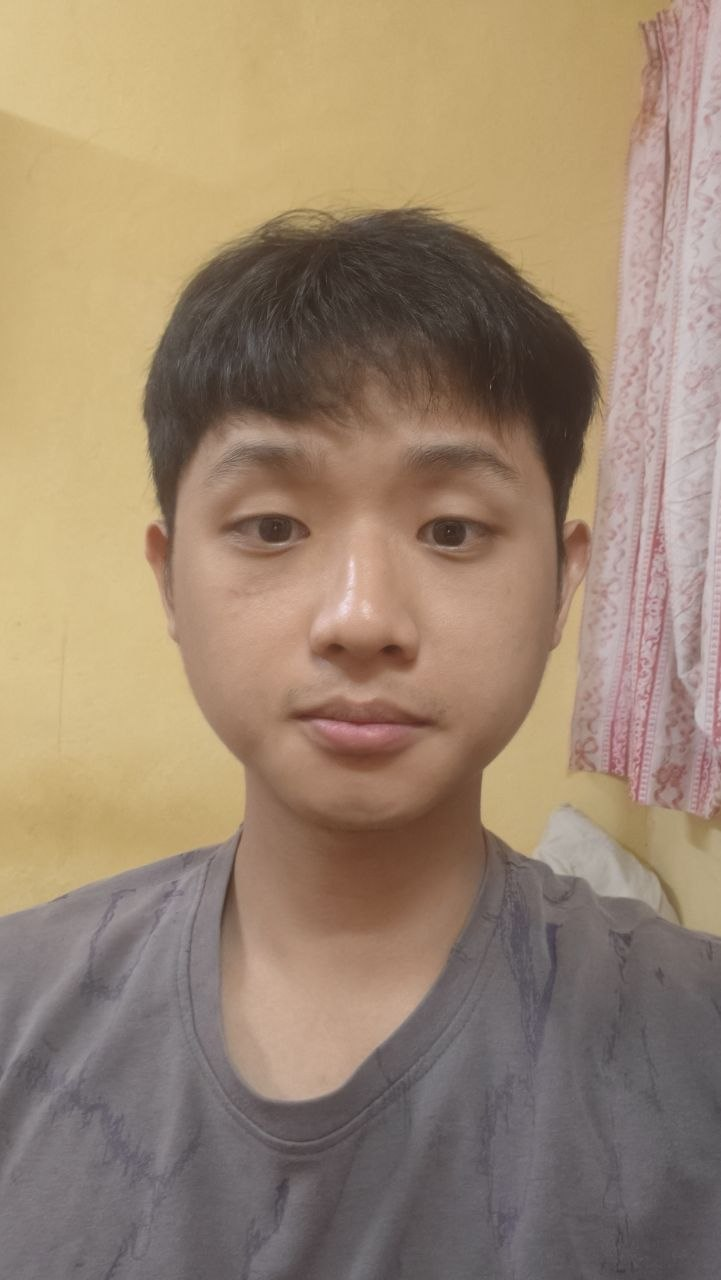
#> input picture daemon/face/enrollments/me/photo_2026-05-15_22-39-34.jpg, 721 x 1280 px
$ python -i augment.py   (imports and definitions only)
#> lines starting #> are read from the running program, lines starting #| are printed output that depends on the picture
#> further down, picture is the input picture: shape (1280, 721, 3); mean B, G, R 112.2, 133.6, 154.6
"""
Face augmentation — generates multiple synthetic variants from a single photo.

Used during enrollment when only one photo is available (e.g., web app upload).
Turns 1 photo → 8 embeddings, covering the variation that multiple real
photos would provide.

Augmentations applied:
    1. Original (no change)
    2. Rotate +5°
    3. Rotate -5°
    4. Rotate +10°
    5. Brightness +20%
    6. Brightness -20%
    7. Horizontal flip
    8. Slight Gaussian blur (sigma=0.8)
"""

import cv2
import numpy as np


def augment_face(frame: np.ndarray) -> list[np.ndarray]:
    """
    Generate 8 augmented variants of a face image.

    Args:
        frame: BGR image (any size — typically the full photo from upload)

    Returns:
        List of 8 BGR images (same size as input)
    """
    h, w = frame.shape[:2]
    cx, cy = w / 2, h / 2
    variants = []

    # 1 — Original
    variants.append(frame.copy())

    # 2 & 3 — Rotation ±5°
    for angle in (5, -5):
        M = cv2.getRotationMatrix2D((cx, cy), angle, 1.0)
        variants.append(cv2.warpAffine(frame, M, (w, h), borderMode=cv2.BORDER_REPLICATE))
#> after the loop, variants = 3 items

    # 4 — Rotation +10°
    M = cv2.getRotationMatrix2D((cx, cy), 10, 1.0)
#> M = [[0.985, 0.174, -105.7], [-0.174, 0.985, 72.32]]
    variants.append(cv2.warpAffine(frame, M, (w, h), borderMode=cv2.BORDER_REPLICATE))

    # 5 & 6 — Brightness ±20%
    for factor in (1.2, 0.8):
        bright = np.clip(frame.astype(np.float32) * factor, 0, 255).astype(np.uint8)
        variants.append(bright)
#> this loop made 2 passes
#> pass 1, in augment_face, `bright = np.clip(frame.astype(np.float32) * factor, 0, 255).astype(np...`:
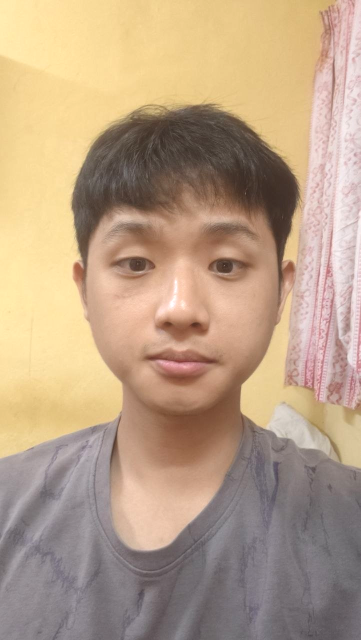
#> bright: shape (1280, 721, 3) (shown at 1/2 size); mean B, G, R 134.3, 159.9, 185
#> pass 2, in augment_face, `bright = np.clip(frame.astype(np.float32) * factor, 0, 255).astype(np...`:
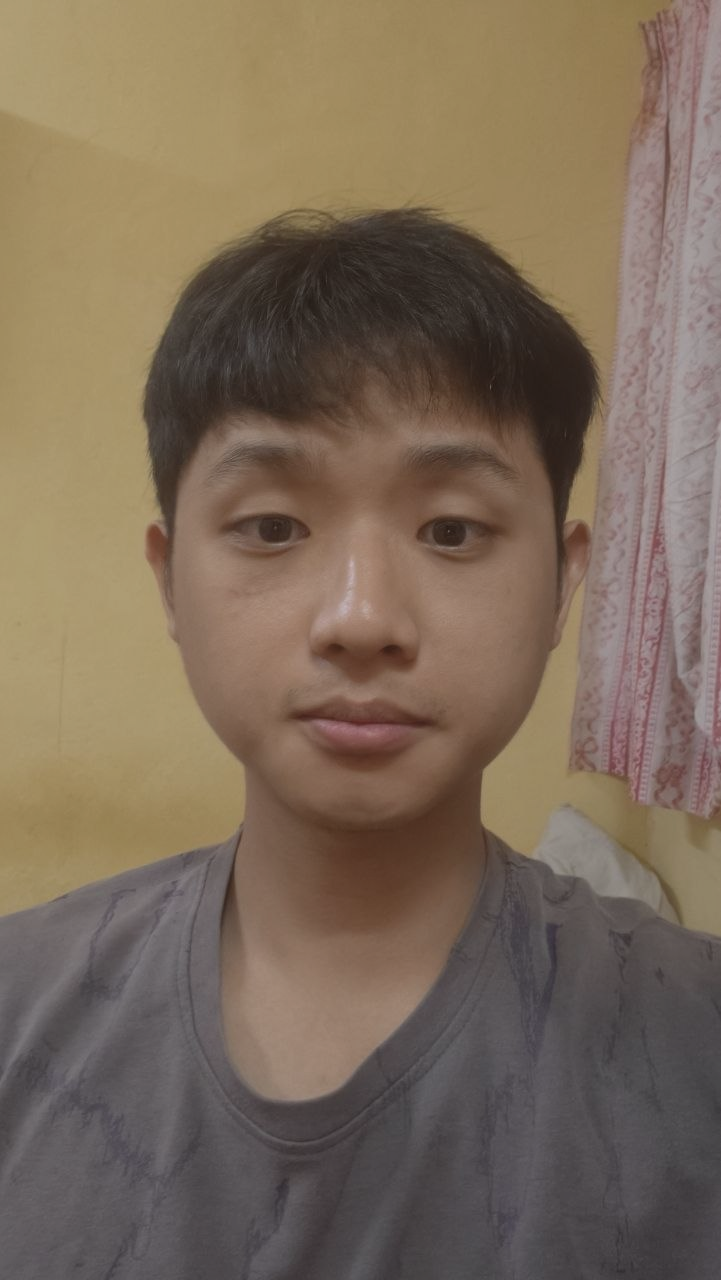
#> bright: shape (1280, 721, 3); mean B, G, R 89.4, 106.5, 123.3
#> after the loop, variants = 6 items

    # 7 — Horizontal flip
    variants.append(cv2.flip(frame, 1))

    # 8 — Slight Gaussian blur
    variants.append(cv2.GaussianBlur(frame, (0, 0), sigmaX=0.8))

    return variants


def should_augment(n_photos: int) -> bool:
    """Return True if augmentation is recommended (fewer than 4 real photos)."""
    return n_photos < 4

>>> import cv2
>>> picture = cv2.imread('../enrollments/me/photo_2026-05-15_22-39-34.jpg')
>>> result = augment_face(picture)
#> result = 8 items

$ run again, on daemon/face/enrollments/me/photo_2026-05-15_22-39-37.jpg
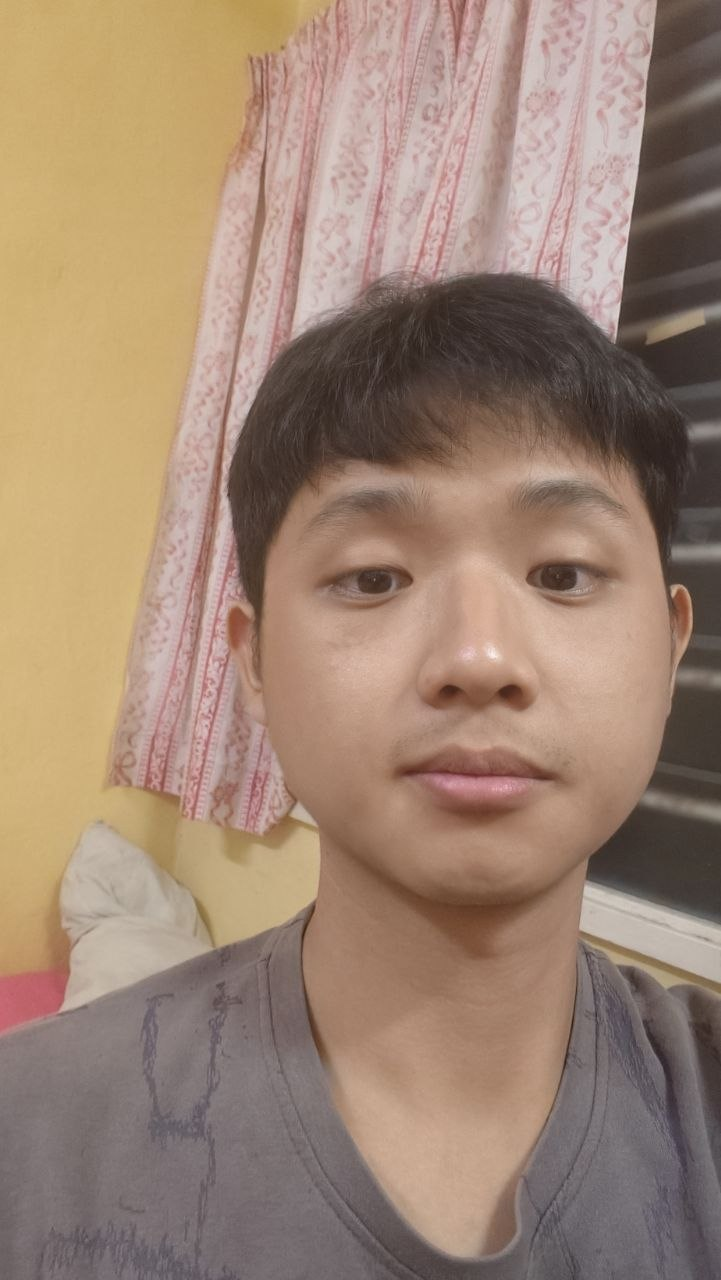
#> input picture daemon/face/enrollments/me/photo_2026-05-15_22-39-37.jpg, 721 x 1280 px
#> picture is the input picture: shape (1280, 721, 3); mean B, G, R 114.7, 132.7, 157.5
#> after the loop in augment_face, `for angle in (5, -5):`: variants = 3 items
#> in augment_face, `M = cv2.getRotationMatrix2D((cx, cy), 10, 1.0)`: M = [[0.985, 0.174, -105.7], [-0.174, 0.985, 72.32]]
#> the loop in augment_face, `for factor in (1.2, 0.8):` made 2 passes
#> pass 1, in augment_face, `bright = np.clip(frame.astype(np.float32) * factor, 0, 255).astype(np...`:
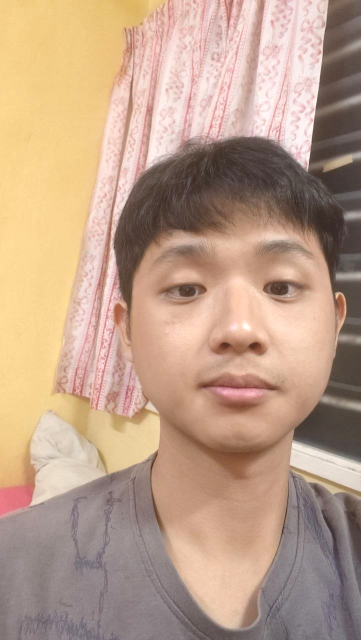
#> bright: shape (1280, 721, 3) (shown at 1/2 size); mean B, G, R 137.2, 158.8, 188.5
#> pass 2, in augment_face, `bright = np.clip(frame.astype(np.float32) * factor, 0, 255).astype(np...`:
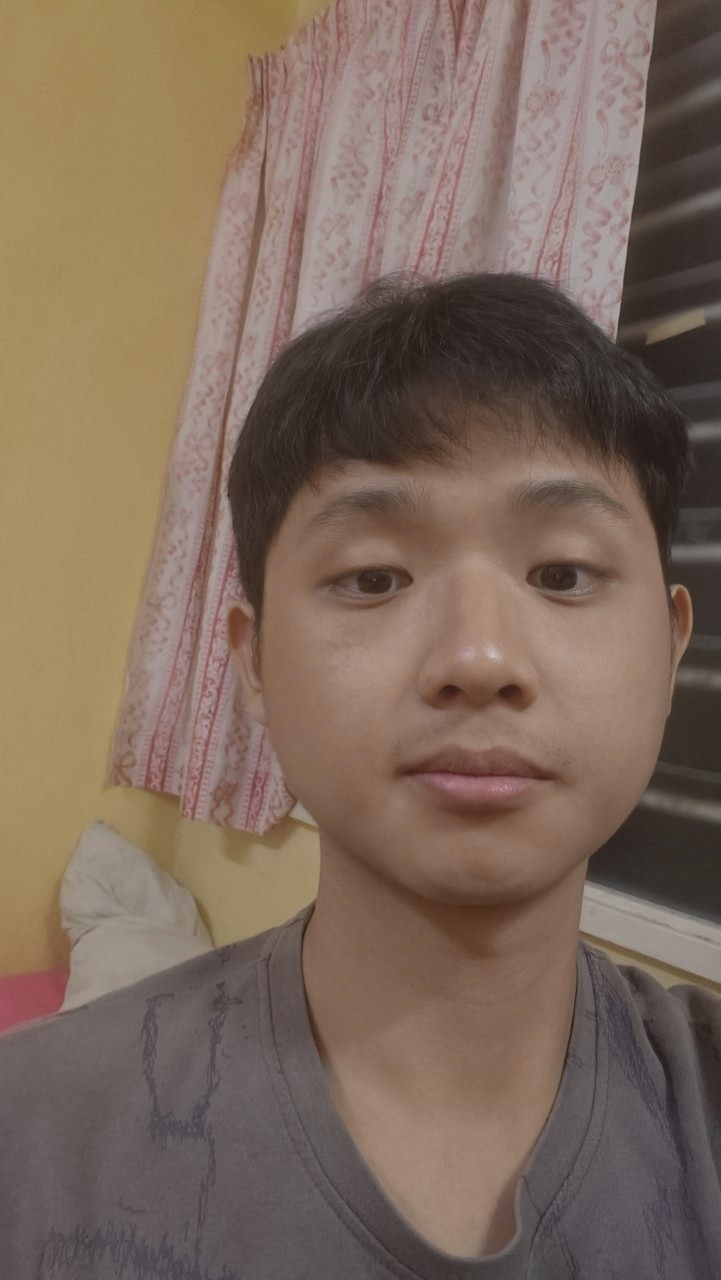
#> bright: shape (1280, 721, 3); mean B, G, R 91.4, 105.7, 125.6
#> after the loop in augment_face, `for factor in (1.2, 0.8):`: variants = 6 items
#> result = 8 items

$ run again, on daemon/face/enrollments/me/photo_2026-05-15_22-39-38.jpg
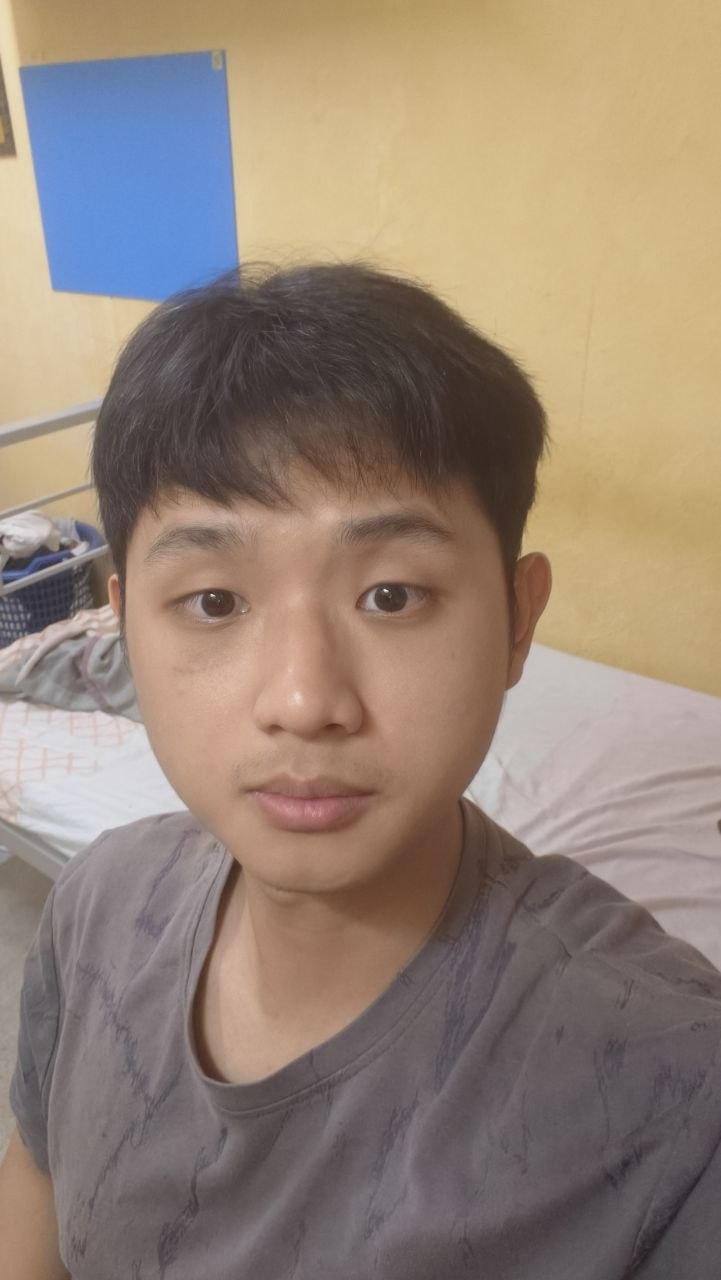
#> input picture daemon/face/enrollments/me/photo_2026-05-15_22-39-38.jpg, 721 x 1280 px
#> picture is the input picture: shape (1280, 721, 3); mean B, G, R 118.4, 131.9, 148.4
#> after the loop in augment_face, `for angle in (5, -5):`: variants = 3 items
#> in augment_face, `M = cv2.getRotationMatrix2D((cx, cy), 10, 1.0)`: M = [[0.985, 0.174, -105.7], [-0.174, 0.985, 72.32]]
#> the loop in augment_face, `for factor in (1.2, 0.8):` made 2 passes
#> pass 1, in augment_face, `bright = np.clip(frame.astype(np.float32) * factor, 0, 255).astype(np...`:
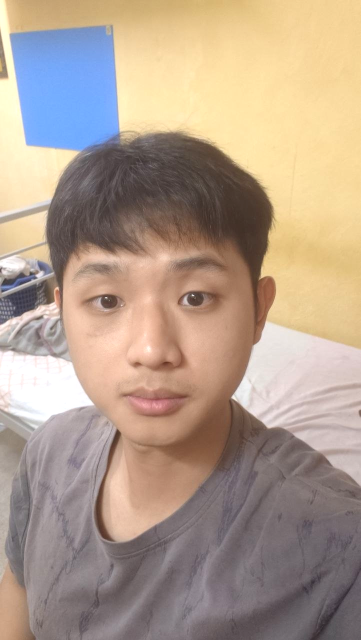
#> bright: shape (1280, 721, 3) (shown at 1/2 size); mean B, G, R 141.4, 157.8, 177.1
#> pass 2, in augment_face, `bright = np.clip(frame.astype(np.float32) * factor, 0, 255).astype(np...`:
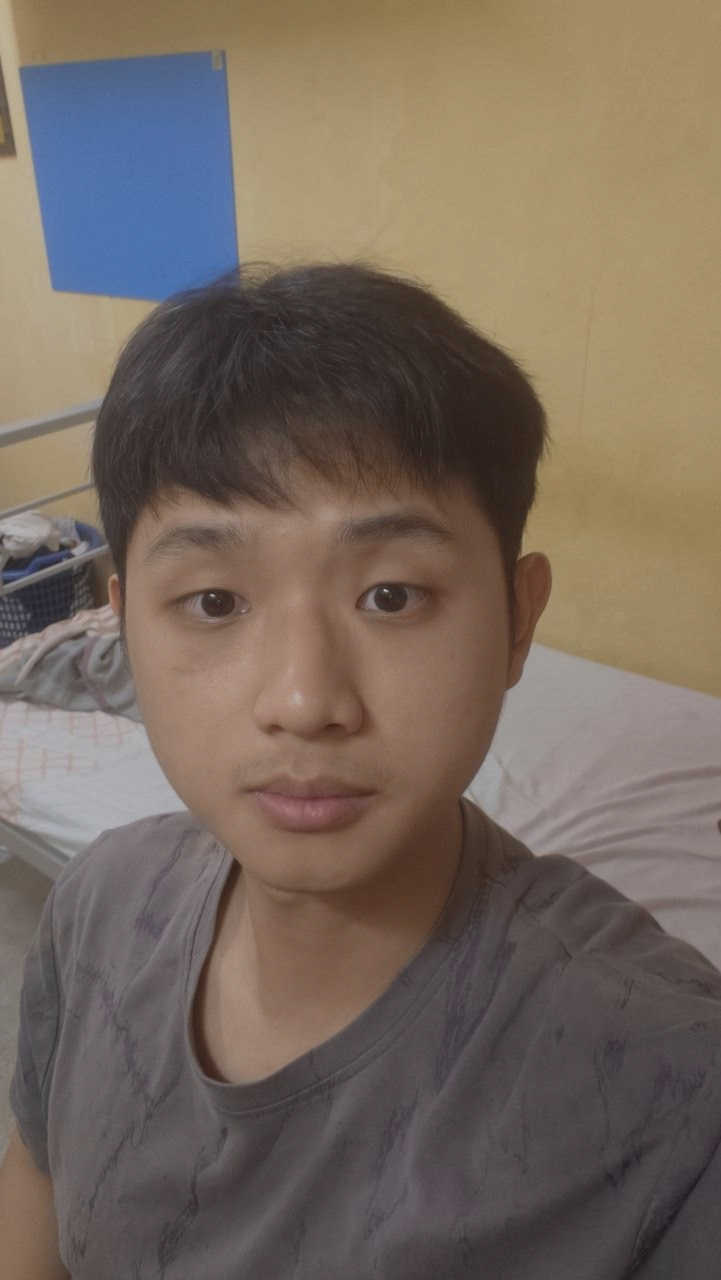
#> bright: shape (1280, 721, 3); mean B, G, R 94.3, 105.1, 118.3
#> after the loop in augment_face, `for factor in (1.2, 0.8):`: variants = 6 items
#> result = 8 items
